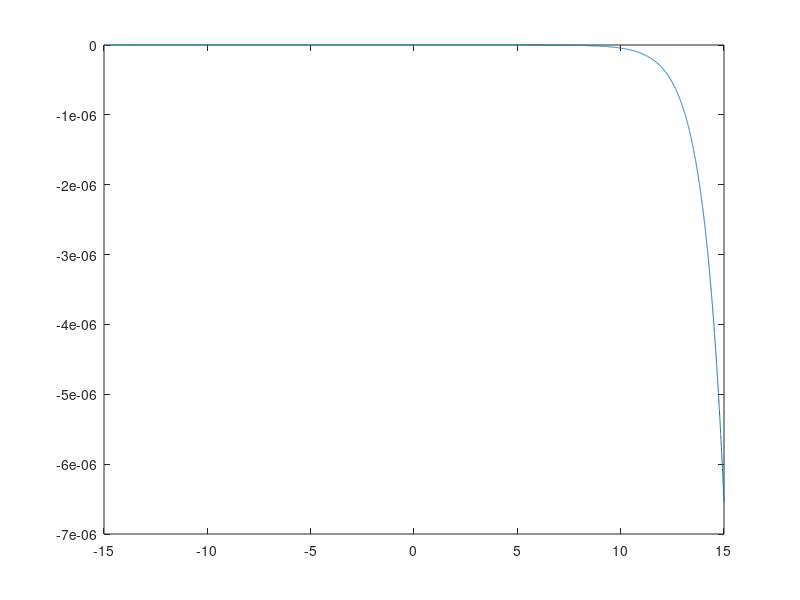

The MATLAB source for this figure:
close all
clear all


Is=1e-12;
Vt=0.0263;
Vbc=linspace(-15,15,1e4);
Vbe=-25;

af=0.91;
bf=af/(1-af);

ar=0.5;
br=ar/(1-ar);

  ex = inline('exp(V/0.0263)-1');
Ie=Is/af*ex(Vbe)-Is*ex(Vbc);
Ic=Is*exp(Vbe)-Is/ar*exp(Vbc);
Ib=Is/bf*exp(Vbe)-Is/br*exp(Vbc);


plot(Vbc,Ic);